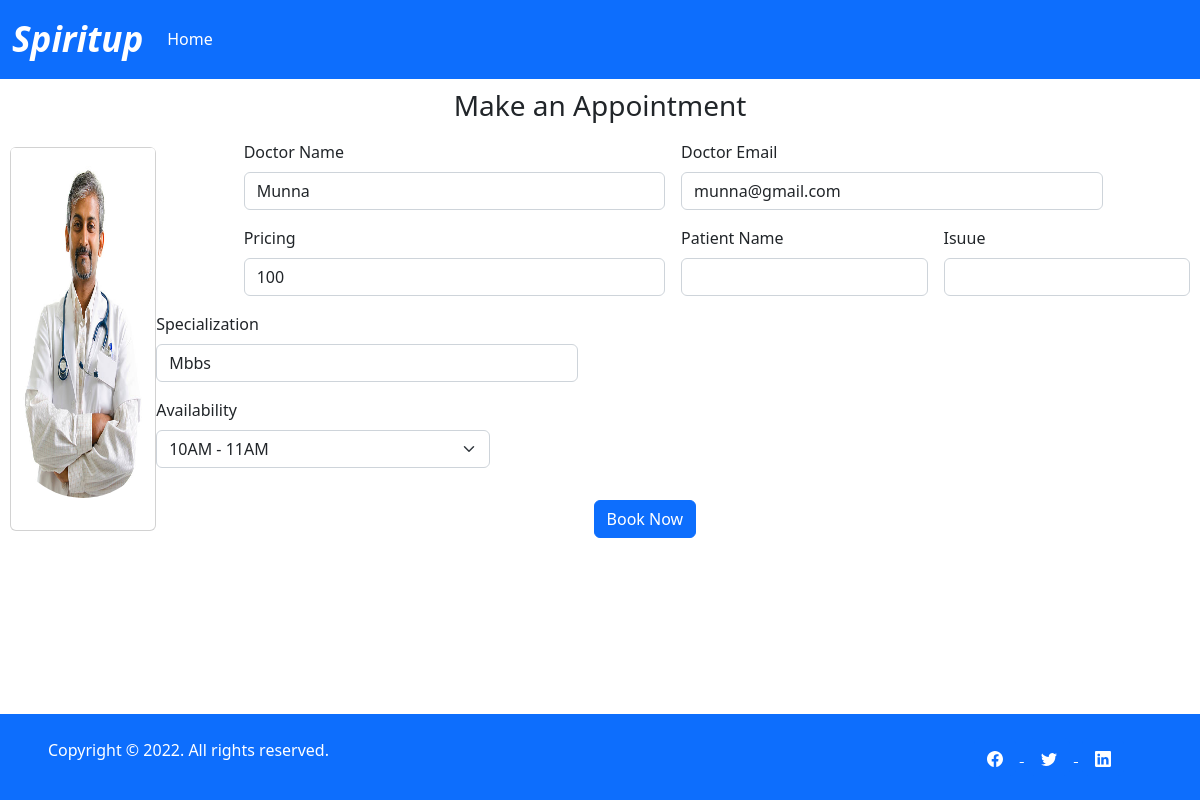
Before: /doctor/single/13 with the older database file.
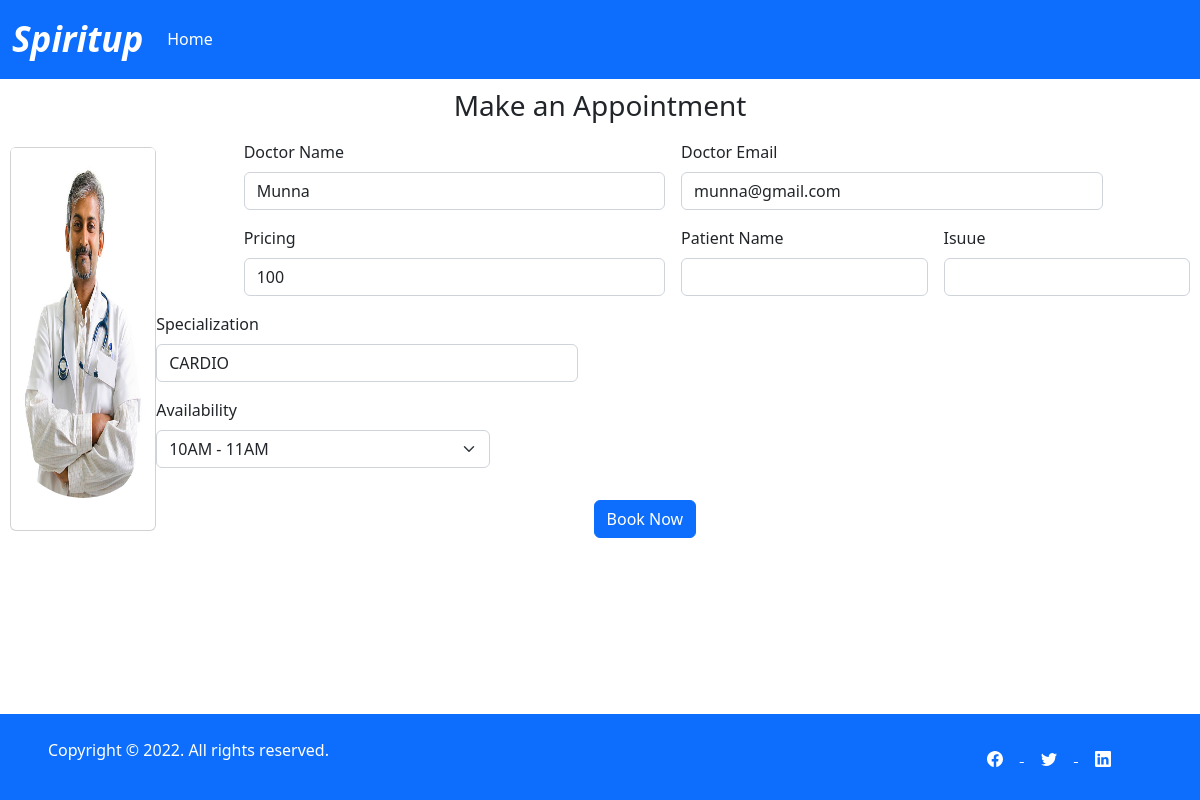
After: the same page with the newer database file.
### doctor/models.py (models this page shows)
class Doctors(models.Model):
    choice = (
        ("10AM - 11AM", "10AM - 11AM"),
        ("11AM - 12PM", "11AM TO 12PM"),
        ("12PM - 1PM", "12PM - 1PM"),
        ("2PM - 3PM", "2PM - 3PM"),
        ("3PM - 4PM", "3PM - 4PM")
    )
    spec = (
        ("CARDIO","CARDIO"),
        ("ENT","ENT"),
        ("Anesthesiology","Anesthesiology"),
        ("Dermatology","Dermatology"),
        ("Orthopedic","Orthopedic")
    )
    name = models.CharField(max_length=100, null = True, blank = True)
    specialization = models.CharField(max_length = 100, choices=spec, null= True, blank = True)
    email = models.CharField(max_length=100, null = True, blank = True)
    password = models.CharField(max_length=200, blank = True, null = True)
    price = models.IntegerField(null = True, blank=True, default=100)
    time = models.CharField(max_length=300, default=time)
    profilepic = models.ImageField(null = True, blank = True, default="default.png")

### doctor/views.py (the view, shortened to what this page needs)
# urls.py: path("single/<str:pk>", single),
def single(request,pk):
    get_data = Doctors.objects.get(id = pk)
    time = json.loads(get_data.time)
    li = []
    for i in time.values():
        li.append(i)
    context = {'data':get_data, 'time':li}
    return render(request, 'doctor/main.html', context)

### doctor/templates/doctor/main.html (shortened to what this page needs)
<!DOCTYPE html>
{% load static %}
<html lang="en">
<head>
    <link href="https://cdn.jsdelivr.net/npm/bootstrap@5.2.0/dist/css/bootstrap.min.css" rel="stylesheet">
</head>
<body  class="d-flex flex-column min-vh-100">
    <nav class="navbar navbar-expand-lg navbar-dark bg-primary">
        <div class="container-fluid">
            <a href="#" class="navbar-brand"><span style="font-size:35px ; font-style:italic"><b>Spiritup</b></span>
            </a>
            <div class="collapse navbar-collapse" id="navbarCollapse">
                <div class="navbar-nav">
                  <a href="http://127.0.0.1:5501/frontend/patienthome.html" class="nav-item nav-link active">Home</a>
                </div>
                <div class="navbar-nav ms-auto">
                    <a href="#" class="nav-item nav-link active"></a>
                </div>
            </div>
        </div>
    </nav>
    <h3>Make an Appointment</h3>
    <div id="app">
    <div class="card" style="width: 18rem;">
        <img src="{{data.profilepic.url}}" class="card-img-top" alt="">
        <div class="card-body">
        </div>
      </div>
      <form class="row g-3" method="POST">
        <div class="col-md-1">
        </div>
        <div class="col-md-5">
          <label for="inputEmail4" class="form-label">Doctor Name</label>
          <input type="text" class="form-control" name = "name" readonly value={{data.name}} id="inputEmail4">
        </div>
        <div class="col-md-5">
          <label for="inputPassword4" class="form-label">Doctor Email</label>
          <input type="email" class="form-control" name="email" readonly value={{data.email}} id="inputPassword4">
        </div>
        <div class="col-md-1">
        </div>
        <div class="col-md-1">
        </div>
        <div class="col-5">
          <label for="inputAddress" class="form-label">Pricing</label>
          <input type="number" class="form-control" name="price" readonly value={{data.price}} id="inputAddress" required>
        </div>
        <div class="col-3">
          <label for="inputAddress" class="form-label">Patient Name</label>
          <input type="text" class="form-control" name="patientname" id="inputAddress" required>
        </div>
        <div class="col-3">
          <label for="inputAddress" class="form-label">Isuue</label>
          <input type="text" class="form-control" name="issue" id="inputAddress" required>
        </div>
        <div class="col-5">
          <label for="inputAddress2" class="form-label">Specialization</label>
          <input type="text" class="form-control" name="specialization" readonly value={{data.specialization}} id="inputAddress2">
        </div>
        <div class="col-md-1">
        </div>
        <div class="col-md-4">
        </div>
        <div class="col-md-4">
          <label for="inputState" class="form-label">Availability</label>
          <select id="inputState" class="form-select" name="time">
            {% for i in time %}
            <option>{{i}}</option>
            {% endfor %}
          </select>
        </div>
        <div class="col-md-4">
        </div>
        <div class="col-md-1">
        </div>
        <div class="col-md-5">
        </div>
        <div class="col-3">
          <button type="submit" class="btn btn-primary book">Book Now</butt>
        </div>
        <div class="col-md-4">
        </div>
      </form>
    </div>
    <div
          class="d-flex mt-auto flex-column flex-md-row text-center text-md-start justify-content-between py-4 px-4 px-xl-5 bg-primary">
          <div class="text-white mb-3 mb-md-0">
            Copyright © 2022. All rights reserved.
          </div>
          <div>
            <a href="#!" class="text-white me-4">
                <button type="button" class="btn btn-primary btn-floating mx-1">
                  </button>
                  <button type="button" class="btn btn-primary btn-floating mx-1">
                  </button>
                  <button type="button" class="btn btn-primary btn-floating mx-1">
                  </button>
            </a>
          </div>
        </div>
</body>
</html>

Changed rows visible on the page:
changed Doctors "Munna": specialization (not shown) → "CARDIO"
Other visible differences:
form field specialization: "Mbbs" → (not shown)
